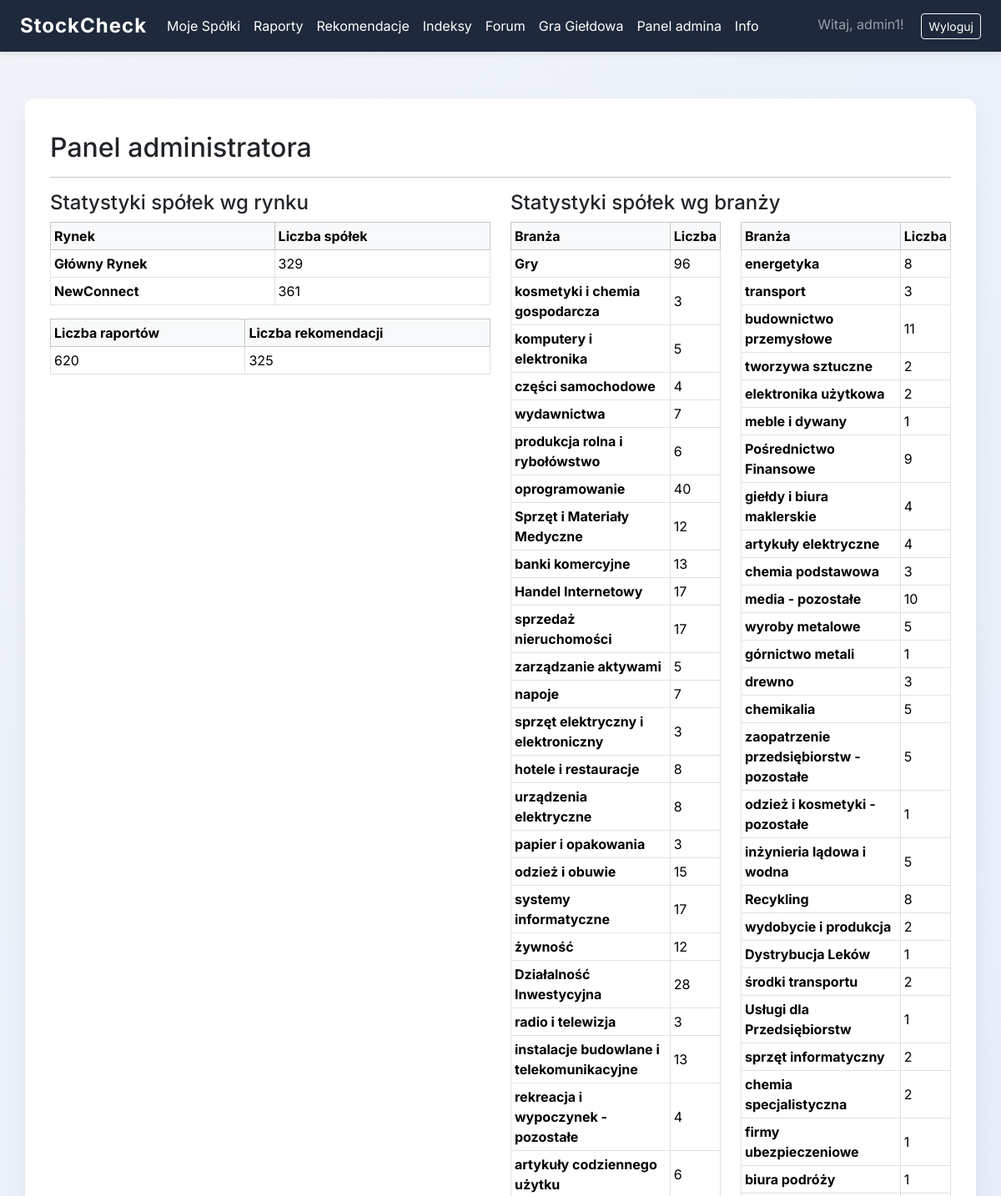
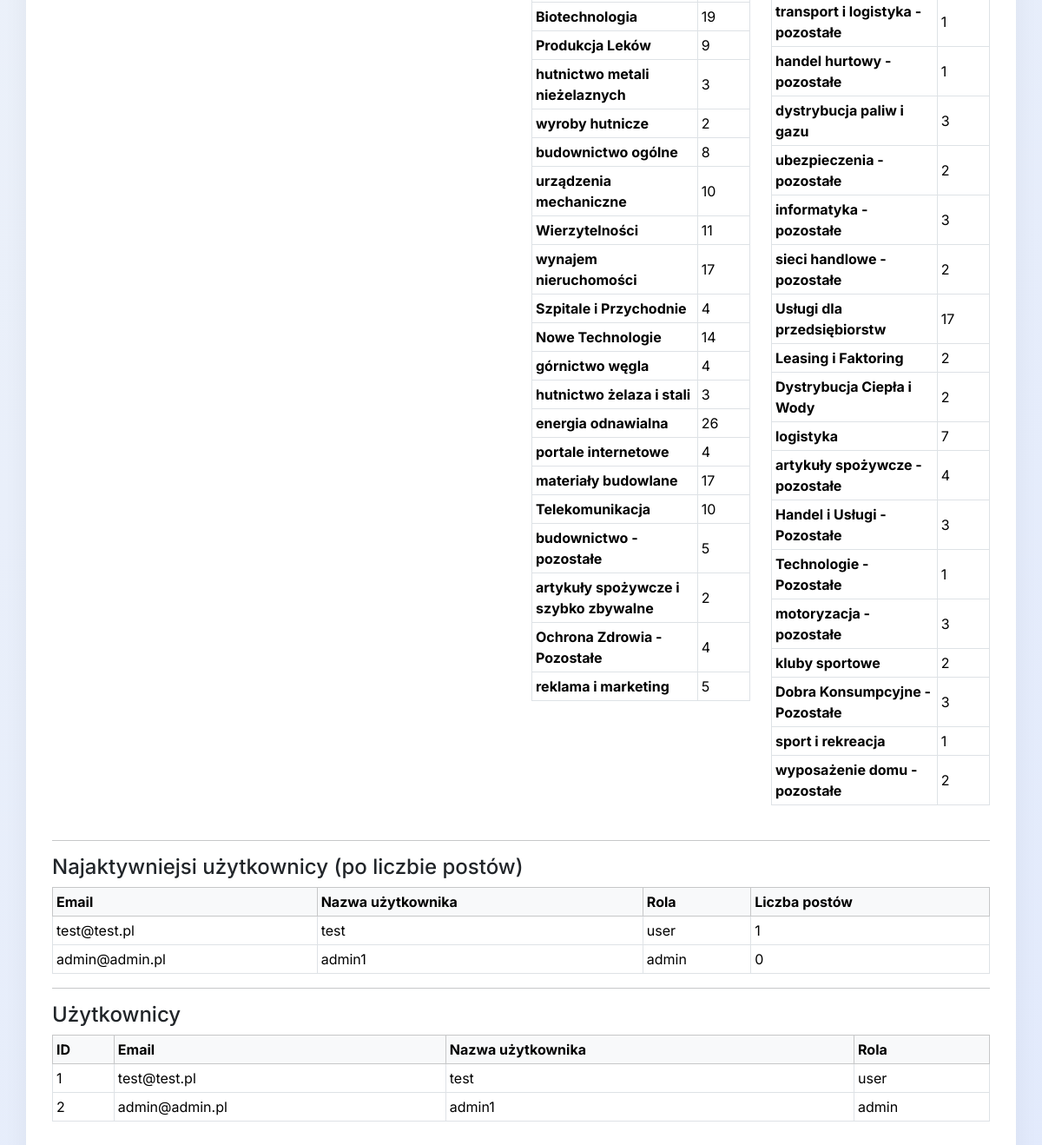
Page /admin/panel (signed in) on the earlier database version (2 pictures, top to bottom).
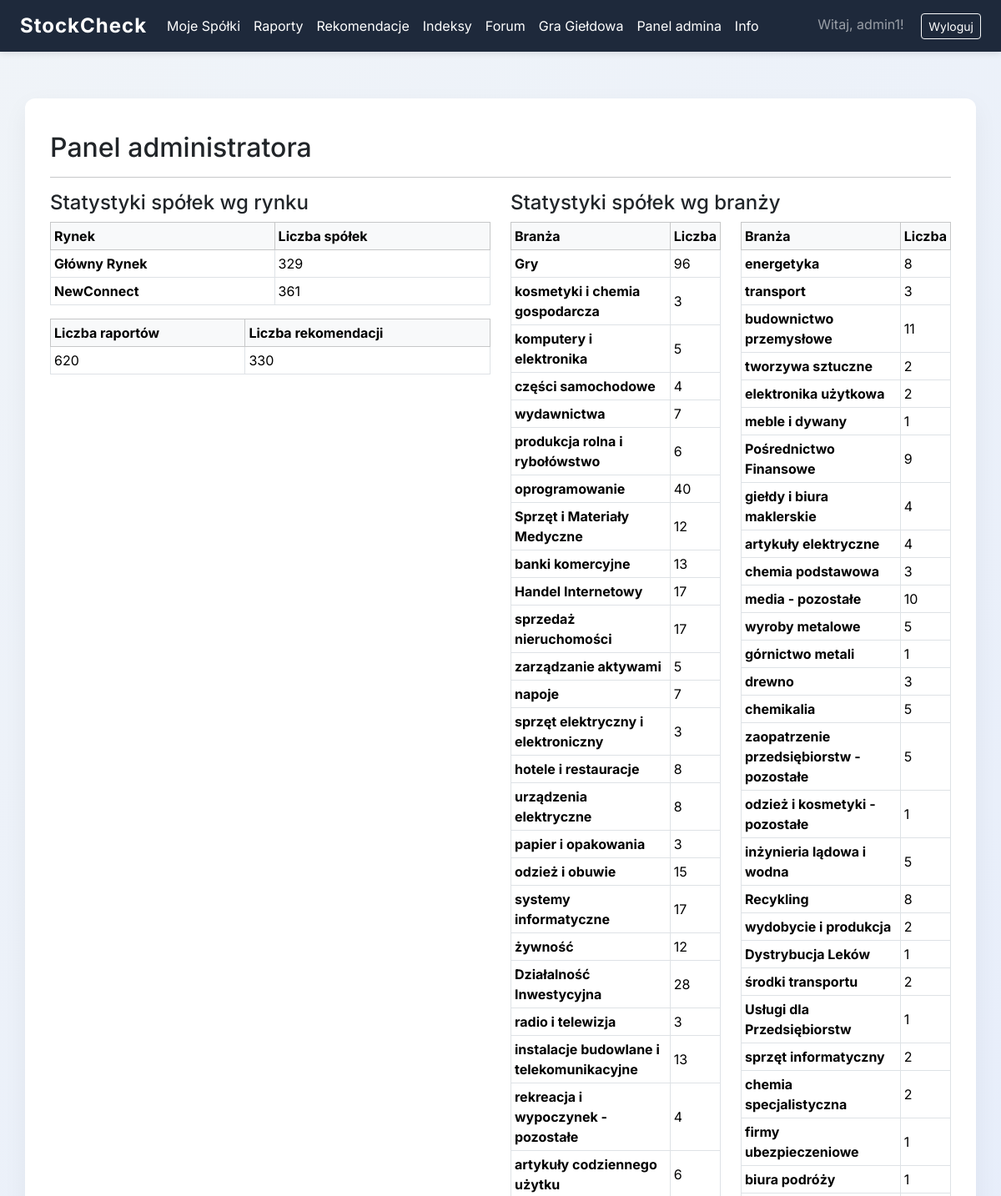
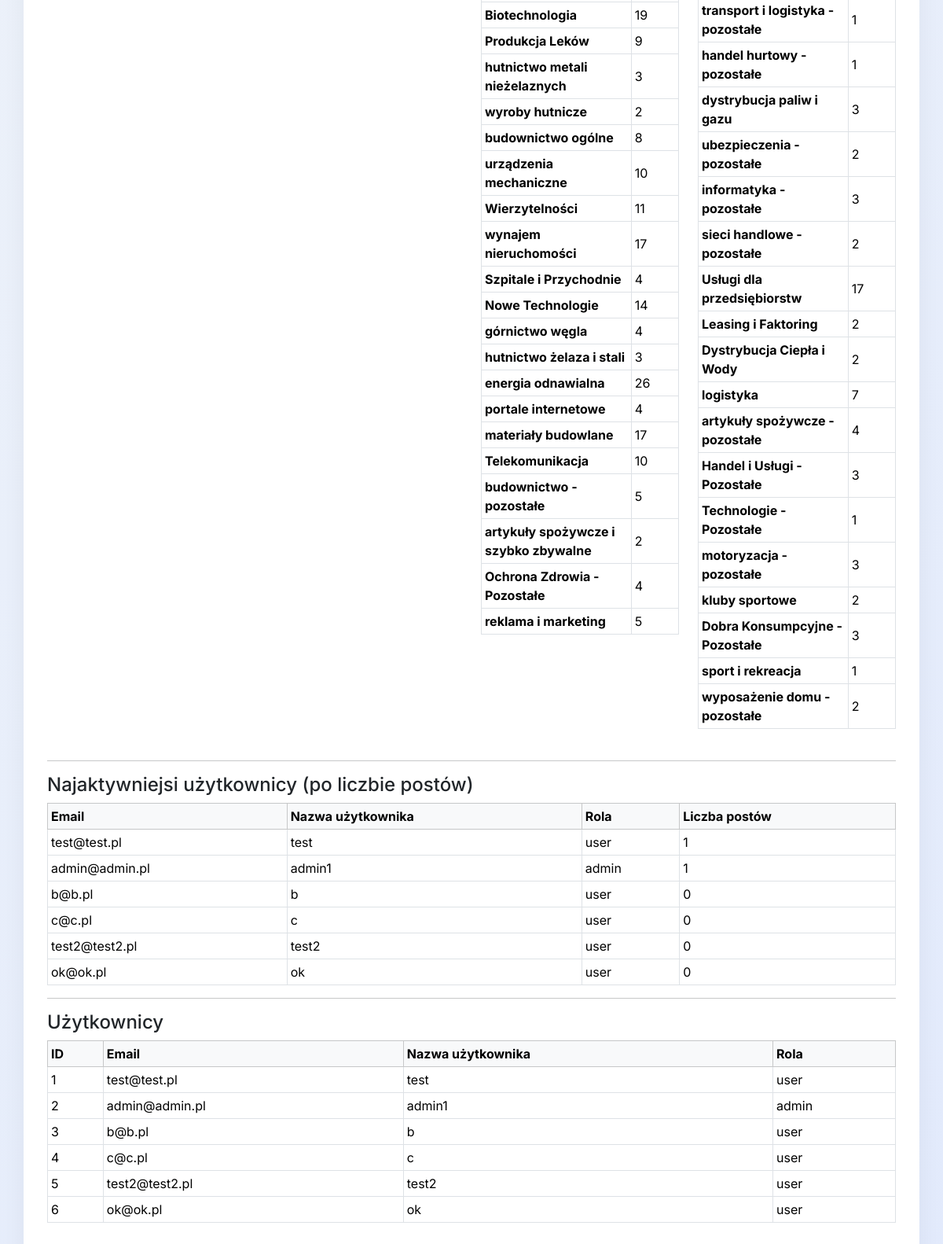
Same page on the later database version (2 pictures, top to bottom).
### myproject/auth/models.py (models this page shows, shortened)
class User(UserMixin, db.Model):
    __tablename__ = 'users'
    id = db.Column(db.Integer, primary_key=True)
    email = db.Column(db.String(64), unique=True, index=True)
    username = db.Column(db.String(64), unique=True, index=True)
    password_hash = db.Column(db.String(128))
    role = db.Column(db.String(20), default="user")  # "user" lub "admin"
    companies = db.relationship('UserCompany', backref='owner', lazy=True)
    portfolio = db.relationship('GamePortfolio', backref='user', uselist=False)

### myproject/companies/models.py (models this page shows, shortened)
class Company(db.Model):
    id = db.Column(db.Integer, primary_key=True)
    ticker = db.Column(db.String(10), unique=True, nullable=False)
    name = db.Column(db.String(100), nullable=False)
    industry_id = db.Column(db.Integer, db.ForeignKey('industry.id'))
    market = db.Column(db.String(100), nullable=True)
    industry = db.relationship('Industry', backref=db.backref('companies', lazy=True))
    indices = db.relationship('Index', secondary=company_index, backref=db.backref('companies', lazy='dynamic'))

class Industry(db.Model):
    id = db.Column(db.Integer, primary_key=True)
    industry_name = db.Column(db.String(100), unique=True, nullable=False)

### myproject/admin/views.py (the view)
@admin.route('/panel')
@admin_required
def admin_panel():
    from sqlalchemy import func
    market_stats = db.session.query(Company.market, func.count(Company.id)).group_by(Company.market).all()
    industry_stats = db.session.query(Company.industry_id, func.count(Company.id)).group_by(Company.industry_id).all()
    industries = {i.id: i.industry_name for i in db.session.query(Industry).all()}
    top_users = db.session.query(User, func.count(Post.id).label('posts_count'))\
        .outerjoin(Post).group_by(User.id).order_by(func.count(Post.id).desc()).limit(10).all()
    reports_count = Report.query.count()
    recommendations_count = Recommendation.query.count()
    users = User.query.all()
    return render_template(
        '/admin/admin_panel.html',
        market_stats=market_stats,
        industry_stats=industry_stats,
        industries=industries,
        top_users=top_users,
        reports_count=reports_count,
        recommendations_count=recommendations_count,
        users=users
    )

### myproject/templates/admin/admin_panel.html
{% extends 'base.html' %}
{% block content %}
<h2>Panel administratora</h2>
<hr>
<div class="row mb-4">
  <div class="col-md-6">
    <h4>Statystyki spółek wg rynku</h4>
    <table class="table table-sm table-bordered align-middle">
      <thead class="table-light">
        <tr><th>Rynek</th><th>Liczba spółek</th></tr>
      </thead>
      <tbody>
        {% for market, count in market_stats %}
        <tr>
          <td><b>{{ market or 'Brak danych' }}</b></td>
          <td>{{ count }}</td>
        </tr>
        {% endfor %}
      </tbody>
    </table>
    <table class="table table-bordered table-sm mt-3">
      <thead class="table-light">
        <tr>
          <th>Liczba raportów</th>
          <th>Liczba rekomendacji</th>
        </tr>
      </thead>
      <tbody>
        <tr>
          <td>{{ reports_count }}</td>
          <td>{{ recommendations_count }}</td>
        </tr>
      </tbody>
    </table>
  </div>
  <div class="col-md-6">
    <h4>Statystyki spółek wg branży</h4>
    <div class="row">
      <div class="col-6">
        <table class="table table-sm table-bordered align-middle">
          <thead class="table-light">
            <tr><th>Branża</th><th>Liczba</th></tr>
          </thead>
          <tbody>
            {% for industry_id, count in industry_stats[:industry_stats|length//2 + industry_stats|length%2] %}
            <tr>
              <td><b>{{ industries[industry_id] if industry_id in industries else 'Brak danych' }}</b></td>
              <td>{{ count }}</td>
            </tr>
            {% endfor %}
          </tbody>
        </table>
      </div>
      <div class="col-6">
        <table class="table table-sm table-bordered align-middle">
          <thead class="table-light">
            <tr><th>Branża</th><th>Liczba</th></tr>
          </thead>
          <tbody>
            {% for industry_id, count in industry_stats[industry_stats|length//2 + industry_stats|length%2:] %}
            <tr>
              <td><b>{{ industries[industry_id] if industry_id in industries else 'Brak danych' }}</b></td>
              <td>{{ count }}</td>
            </tr>
            {% endfor %}
          </tbody>
        </table>
      </div>
    </div>
  </div>
</div>
<hr>
<h4>Najaktywniejsi użytkownicy (po liczbie postów)</h4>
<table class="table table-sm table-bordered align-middle">
  <thead class="table-light">
    <tr><th>Email</th><th>Nazwa użytkownika</th><th>Rola</th><th>Liczba postów</th></tr>
  </thead>
  <tbody>
    {% for user, posts_count in top_users %}
    <tr>
      <td>{{ user.email }}</td>
      <td>{{ user.username }}</td>
      <td>{{ user.role }}</td>
      <td>{{ posts_count }}</td>
    </tr>
    {% endfor %}
  </tbody>
</table>
<hr>
<h4>Użytkownicy</h4>
<table class="table table-sm table-bordered align-middle">
  <thead class="table-light">
    <tr>
      <th>ID</th>
      <th>Email</th>
      <th>Nazwa użytkownika</th>
      <th>Rola</th>
    </tr>
  </thead>
  <tbody>
    {% for user in users %}
    <tr>
      <td>{{ user.id }}</td>
      <td>{{ user.email }}</td>
      <td>{{ user.username }}</td>
      <td>{{ user.role }}</td>
    </tr>
    {% endfor %}
  </tbody>
</table>
{% endblock %}

### myproject/templates/base.html (shortened to what this page needs)
<!DOCTYPE html>
<html lang="pl">
<head>
    <link href="https://cdn.jsdelivr.net/npm/bootstrap@5.3.3/dist/css/bootstrap.min.css" rel="stylesheet">
    <link href="https://cdnjs.cloudflare.com/ajax/libs/font-awesome/6.0.0/css/all.min.css" rel="stylesheet">
</head>
<body>
    <nav class="navbar navbar-expand-lg fixed-top navbar-dark">
        <div class="container-fluid px-4">
            <a class="navbar-brand" href="{{ url_for('companies.list_companies') if current_user.is_authenticated else url_for('core.index') }}">StockCheck</a>
            <div class="collapse navbar-collapse" id="navbarNav">
                <ul class="navbar-nav me-auto">
                    {% if current_user.is_authenticated %}
                        <li class="nav-item">
                            <a class="nav-link" href="{{ url_for('companies.list_companies') }}">Moje Spółki</a>
                        </li>
                        <li class="nav-item">
                            <a class="nav-link" href="{{ url_for('reports.all_reports') }}">Raporty</a>
                        </li>
                        <li class="nav-item">
                            <a class="nav-link" href="{{ url_for('recommendations.all_recommendations') }}">Rekomendacje</a>
                        </li>
                        <li class="nav-item">
                                <a class="nav-link" href="{{ url_for('indices.indices_list') }}">Indeksy</a>
                        </li>
                        <li class="nav-item">
                            <a class="nav-link" href="{{ url_for('forum.forum_main') }}">Forum</a>
                        </li>
                        <li class="nav-item">
                            <a class="nav-link" href="{{ url_for('stock_game.portfolio') }}">Gra Giełdowa</a>
                        </li>
                        {% if current_user.role == "admin" %}
                        <li class="nav-item">
                            <a class="nav-link" href="{{ url_for('admin.admin_panel') }}">Panel admina</a>
                        </li>
                        {% endif %}
                        <li class="nav-item">
                            <a class="nav-link" href="{{ url_for('core.info') }}">Info</a>
                        </li>
                    {% endif %}
                </ul>
                <div class="ms-auto">
                    {% if current_user.is_authenticated %}
                        <span class="navbar-text me-3">Witaj, {{ current_user.username }}!</span>
                        <a class="btn btn-outline-light btn-sm" href="{{ url_for('auth.logout') }}">Wyloguj</a>
                    {% else %}
                        <a class="btn btn-outline-light btn-sm me-2" href="{{ url_for('auth.login') }}">Zaloguj</a>
                        <a class="btn btn-outline-light btn-sm me-2" href="{{ url_for('auth.register') }}">Zarejestruj</a>
                    {% endif %}
                </div>
            </div>
        </div>
    </nav>
    <div class="container my-5">
        {% block content %}{% endblock %}
    </div>
</body>
</html>

### myproject/templates/base.html (style rules this page uses)
body { font-family: 'Inter', sans-serif; background: linear-gradient(135deg, #f0f4f8, #e2eafc); margin: 0; padding-top: 70px; }
.navbar { background-color: #1e293b; box-shadow: 0 2px 8px rgba(0,0,0,0.1); }
.navbar-brand { font-weight: 700; font-size: 24px; letter-spacing: 1px; }
.navbar a { color: #ffffff !important; }
.container { background: #ffffff; padding: 40px 30px; border-radius: 12px; box-shadow: 0 10px 30px rgba(0,0,0,0.05); animation: fadeIn 0.7s ease; margin-left: auto; margin-right: auto; }

Differences in the rows shown:
computed for User "admin@admin.pl": posts_count "0" → "1"
added User: email "b@b.pl", username "b", role "user", posts_count "0", id "3"
added User: email "c@c.pl", username "c", role "user", posts_count "0", id "4"
added User: email "test2@test2.pl", username "test2", role "user", posts_count "0", id "5"
added User: email "ok@ok.pl", username "ok", role "user", posts_count "0", id "6"
Other differences:
{{ recommendations_count }}: "325" → "330"
